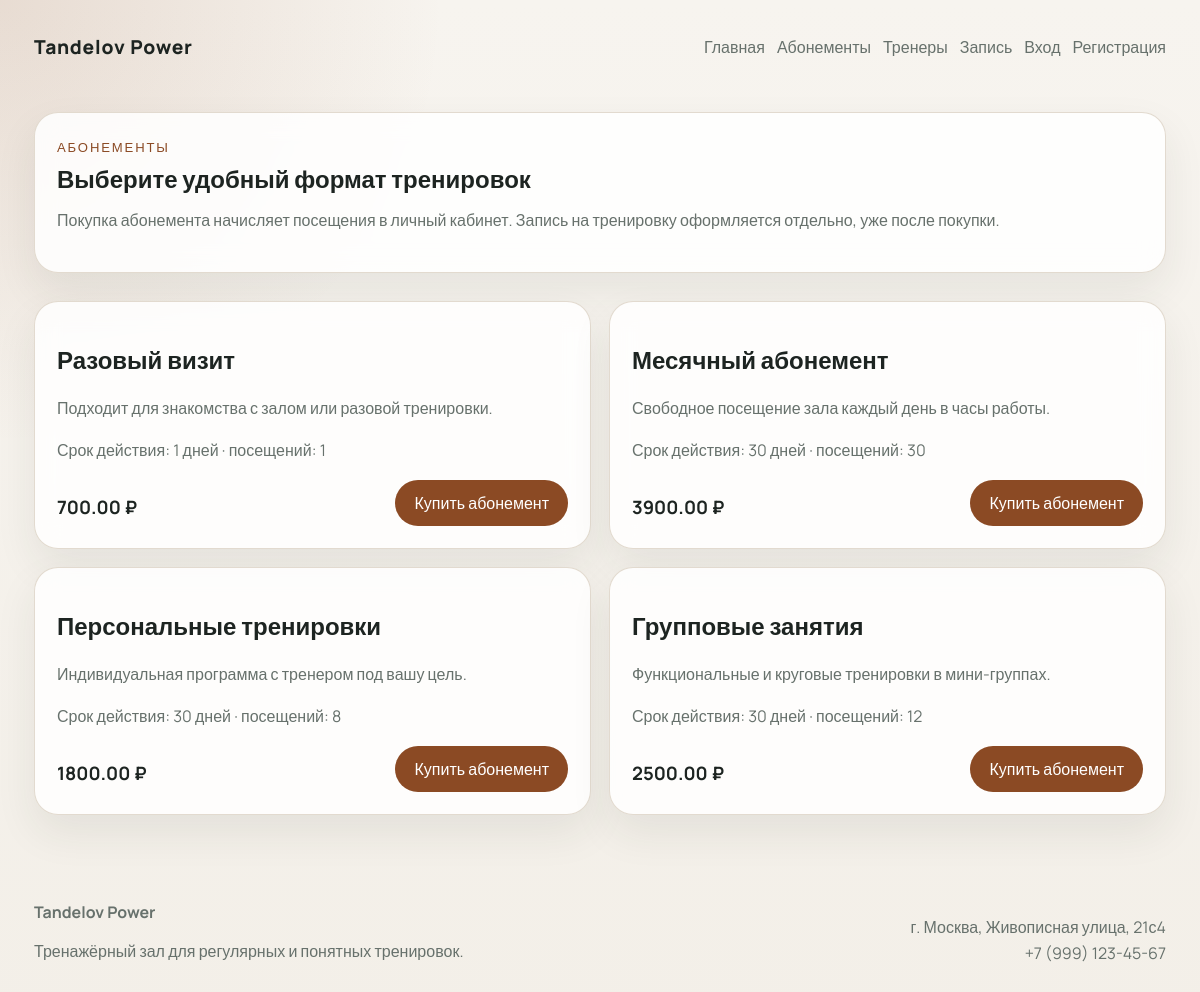
The page /memberships on the database its author committed.
### app/models.py (models this page shows)
class Subscription(Base):
    __tablename__ = "subscriptions"
    id = Column(Integer, primary_key=True, index=True)
    title = Column(String(120), nullable=False)
    description = Column(Text, nullable=False)
    price = Column(Numeric(10, 2), nullable=False, default=0)
    duration_days = Column(Integer, nullable=False, default=30)
    total_sessions = Column(Integer, nullable=True)
    is_active = Column(Boolean, nullable=False, default=True)
    created_at = Column(DateTime, server_default=func.now(), nullable=False)
    user_subscriptions = relationship("UserSubscription", back_populates="subscription")

### app/main.py (the view)
@app.get("/memberships", response_class=HTMLResponse)
def memberships_page(request: Request, db: Session = Depends(get_db), user: User | None = Depends(current_user_optional)):
    return templates.TemplateResponse("memberships.html", {"request": request, **get_base_context(db, user)})

### templates/memberships.html (shortened to what this page needs)
{% extends "base.html" %}
{% block content %}
<section class="page-intro">
    <span class="eyebrow">Абонементы</span>
    <h1>Выберите удобный формат тренировок</h1>
    <p>Покупка абонемента начисляет посещения в личный кабинет. Запись на тренировку оформляется отдельно, уже после покупки.</p>
</section>
<section class="section" id="memberships-page" data-authenticated="{{ 'true' if current_user else 'false' }}" data-role="{{ current_user.role if current_user else '' }}">
    <div class="grid grid-2">
        {% for item in memberships %}
        <article class="membership-detail" data-subscription-id="{{ item.id }}">
            <div>
                <h2>{{ item.title }}</h2>
                <p>{{ item.description }}</p>
                <p class="muted-text">
                    Срок действия: {{ item.duration_days }} дней
                    {% if item.total_sessions %}
                    · посещений: {{ item.total_sessions }}
                    {% endif %}
                </p>
            </div>
            <div class="membership-side">
                <strong>{{ item.price }} ₽</strong>
                <button type="button" class="button button-primary buy-subscription-button" data-subscription-id="{{ item.id }}">Купить абонемент</button>
            </div>
        </article>
        {% endfor %}
    </div>
    <p id="membership-message" class="form-message"></p>
</section>
{% endblock %}

### static/css/styles.css (style rules this page uses)
:root { --bg: #f3efe8; --surface: rgba(255, 255, 255, 0.85); --surface-strong: #ffffff; --text: #1d2421; --muted: #67716c; --line: #ddd4c7; --accent: #8b4a24; --accent-soft: #f7dfcf; --danger: #a24b45; --accent-ink: #492715; --shadow: 0 18px 42px rgba(40, 47, 43, 0.08); --radius: 24px; }
* { box-sizing: border-box; }
body { margin: 0; font-family: "Manrope", sans-serif; color: var(--text); background: radial-gradient(circle at top left, rgba(139, 74, 36, 0.14), transparent 28%), linear-gradient(180deg, #f7f4ef 0%, var(--bg) 100%); }
button, input, select, textarea { font: inherit; }
.site-header, .site-footer, .nav, .hero-actions, .section-heading.with-link, .panel-heading, .admin-filters, .membership-side, .client-card-header, .client-card-meta, .stack-head, .inline-form { display: flex; justify-content: space-between; align-items: center; gap: 12px; }
.hero, .page-intro, .panel, .info-card, .trainer-card, .membership-card, .membership-detail, .contact-card, .map-card, .booking-form, .booking-aside, .stat-card, .stack-card, .client-card { background: var(--surface); border: 1px solid rgba(221, 212, 199, 0.85); box-shadow: var(--shadow); border-radius: var(--radius); backdrop-filter: blur(12px); }
.hero h1, .page-intro h1, .section-heading h2 { margin: 10px 0 12px; line-height: 1.04; }
.page-intro, .section, .site-footer { margin-top: 28px; }
.page-intro, .panel, .info-card, .trainer-card, .membership-card, .membership-detail, .contact-card, .map-card, .booking-form, .booking-aside, .stat-card, .stack-card, .client-card { padding: 22px; }
.hero-copy p, .page-intro p, .info-card p, .trainer-card p, .membership-card p, .membership-detail p, .contact-card p, .map-placeholder p, .booking-aside li, .site-footer p, .muted-text, .stack-card p { color: var(--muted); line-height: 1.6; }
.eyebrow { display: inline-block; font-size: 0.82rem; text-transform: uppercase; letter-spacing: 0.14em; color: var(--accent); }
.button { display: inline-flex; align-items: center; justify-content: center; min-height: 46px; padding: 0 18px; border-radius: 999px; border: 1px solid transparent; cursor: pointer; transition: 0.2s ease; }
.button-primary { background: var(--accent); color: #fff; }
.metric-card span, .stat-card span, .trainer-card span, .membership-card strong, .membership-side strong { display: block; color: var(--muted); }
.metric-card strong, .stat-card strong, .membership-card strong, .membership-side strong { margin-top: 8px; color: var(--text); font-size: 1.15rem; }
.grid, .contact-layout, .booking-layout, .admin-grid, .account-grid, .form-grid, .stats-grid, .gallery-grid { display: grid; gap: 18px; }
.grid-2, .contact-layout, .booking-layout, .admin-grid, .account-grid { grid-template-columns: repeat(2, minmax(0, 1fr)); }
.form-message { min-height: 24px; margin: 10px 0 0; color: var(--accent); }

### rows shown on the page
Subscription: title "Разовый визит", description "Подходит для знакомства с залом или разовой тренировки.", duration_days "1", total_sessions "1", price "700.00"
Subscription: title "Месячный абонемент", description "Свободное посещение зала каждый день в часы работы.", duration_days "30", total_sessions "30", price "3900.00"
Subscription: title "Персональные тренировки", description "Индивидуальная программа с тренером под вашу цель.", duration_days "30", total_sessions "8", price "1800.00"
Subscription: title "Групповые занятия", description "Функциональные и круговые тренировки в мини-группах.", duration_days "30", total_sessions "12", price "2500.00"

### other values the page prints
{{ gym_name }} "Tandelov Power"
